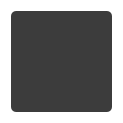
<?xml version="1.0" encoding="UTF-8"?>
<ui version="4.0">
 <class>tagChooceWidget</class>
 <widget class="QWidget" name="tagChooceWidget">
  <property name="geometry">
   <rect>
    <x>0</x>
    <y>0</y>
    <width>123</width>
    <height>123</height>
   </rect>
  </property>
  <property name="windowTitle">
   <string>Form</string>
  </property>
  <property name="styleSheet">
   <string notr="true">background-color: rgb(255, 255, 255);</string>
  </property>
  <layout class="QVBoxLayout" name="verticalLayout">
   <item>
    <widget class="QListWidget" name="listWidget">
     <property name="sizePolicy">
      <sizepolicy hsizetype="Preferred" vsizetype="Preferred">
       <horstretch>0</horstretch>
       <verstretch>0</verstretch>
      </sizepolicy>
     </property>
     <property name="styleSheet">
      <string notr="true">QListWidget
{
	background-color: rgb(60,60,60);
	color: #fff;
	font: 75 9pt &quot;等线&quot;;
	border:0px solid #000;
	border-radius:5px;
}
QListWidget::item
{
	background-color: rgb(255, 255, 255,0);
	color: #fff;
	font: 75 9pt &quot;等线&quot;;
	mini-height:25px;
	max-height:25;
}
QListWidget::item:hover
{
	background-color:#fff;
	color:#000;
}
</string>
     </property>
     <property name="frameShape">
      <enum>QFrame::NoFrame</enum>
     </property>
     <property name="verticalScrollBarPolicy">
      <enum>Qt::ScrollBarAlwaysOff</enum>
     </property>
     <property name="horizontalScrollBarPolicy">
      <enum>Qt::ScrollBarAlwaysOff</enum>
     </property>
     <property name="sizeAdjustPolicy">
      <enum>QAbstractScrollArea::AdjustToContents</enum>
     </property>
     <property name="editTriggers">
      <set>QAbstractItemView::NoEditTriggers</set>
     </property>
     <property name="resizeMode">
      <enum>QListView::Adjust</enum>
     </property>
    </widget>
   </item>
  </layout>
 </widget>
 <resources/>
 <connections/>
</ui>
